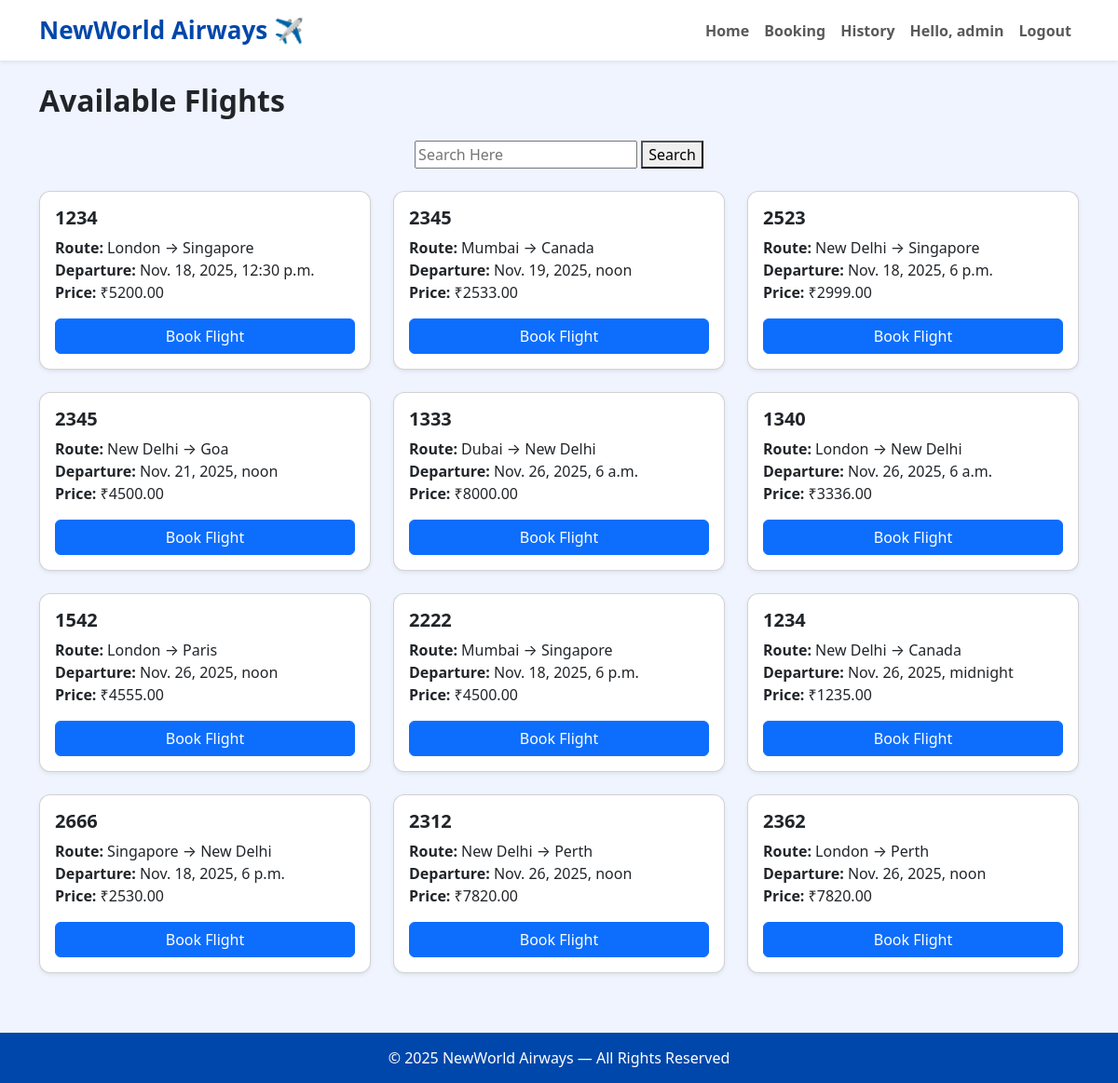
The app's page / (signed in) with its own data.
### base/models.py (models this page shows, shortened)
class Flight(models.Model):
    flight_no = models.CharField(max_length=20)
    origin = models.CharField(max_length=100)
    destination = models.CharField(max_length=100)
    departure_time = models.DateTimeField()
    price = models.DecimalField(max_digits=8, decimal_places=2)

### base/views.py (the view)
# urls.py: path('', home, name='home'),
def home(request):
    flights = Flight.objects.all()
    return render(request, "home.html", {"flights": flights})

### base/templates/home.html
{% extends 'nav.html' %}
{% block content %}
<h2 class="mb-4 fw-bold">Available Flights</h2>
<center>
    <form action="" method="POST">
        <input type="text" name="q" placeholder="Search Here" id="">
        <button type="submit">Search</button>
    </form>
</center><br>
<div class="row">
    {% for flight in flights %}
    <div class="col-md-4">
        <div class="card shadow-sm mb-4">
            <div class="card-body">
                <h5 class="card-title fw-bold">{{ flight.flight_no }}</h5>
                <p class="card-text">
                    <strong>Route:</strong> {{ flight.origin }} → {{ flight.destination }}<br>
                    <strong>Departure:</strong> {{ flight.departure_time }}<br>
                    <strong>Price:</strong> ₹{{ flight.price }}
                </p>
                <a href="{% url 'booking' flight_id=flight.id %}" class="btn btn-primary w-100">
                    Book Flight
                </a>
            </div>
        </div>
    </div>
    {% empty %}
    <p>No flights available at the moment.</p>
    {% endfor %}
</div>
{% endblock %}

### templates/nav.html (shortened to what this page needs)
<!DOCTYPE html>
<html lang="en">
<head>
    <link href="https://cdn.jsdelivr.net/npm/bootstrap@5.3.2/dist/css/bootstrap.min.css" rel="stylesheet">
</head>
<body>
<nav class="navbar navbar-expand-lg navbar-light bg-white shadow-sm">
    <div class="container">
        <a class="navbar-brand" href="{% url 'home' %}">NewWorld Airways ✈️</a>
        <div class="collapse navbar-collapse" id="navbarNav">
            <ul class="navbar-nav ms-auto">
                <li class="nav-item">
                    <a class="nav-link fw-bold" href="{% url 'home' %}">Home</a>
                </li>
                <li class="nav-item">
                    <a class="nav-link fw-bold" href="#">Booking</a>
                </li>
                <li class="nav-item">
                    <a class="nav-link fw-bold" href="{% url 'history' %}">History</a>
                </li>
                {% if user.is_authenticated %}
                    <li class="nav-item">
                    <span class="nav-link fw-bold">Hello, {{ user.username }}</span>
                    </li>
                    <li class="nav-item">
                        <a class="nav-link fw-bold" href="{% url 'logout' %}">Logout</a>
                    </li>
                {% endif %}
            </ul>
        </div>
    </div>
</nav>
<div class="container mt-4">
    {% block content %}{% endblock %}
</div>
<footer>
    © 2025 NewWorld Airways — All Rights Reserved
</footer>
</body>
</html>

### templates/nav.html (style rules this page uses)
.navbar-brand { font-size: 26px; font-weight: bold; color: #0047AB !important; }
body { background: #f0f4ff; }
.card { border-radius: 12px; }
footer { margin-top: 40px; padding: 15px; background: #0047AB; color: white; text-align: center; }

### records on screen
Flight: flight_no "1234", origin "London", destination "Singapore", departure_time "Nov. 18, 2025, 12:30 p.m.", price "5200.00"
Flight: flight_no "2345", origin "Mumbai", destination "Canada", departure_time "Nov. 19, 2025, noon", price "2533.00"
Flight: flight_no "2523", origin "New Delhi", destination "Singapore", departure_time "Nov. 18, 2025, 6 p.m.", price "2999.00"
Flight: flight_no "2345", origin "New Delhi", destination "Goa", departure_time "Nov. 21, 2025, noon", price "4500.00"
Flight: flight_no "1333", origin "Dubai", destination "New Delhi", departure_time "Nov. 26, 2025, 6 a.m.", price "8000.00"
Flight: flight_no "1340", origin "London", destination "New Delhi", departure_time "Nov. 26, 2025, 6 a.m.", price "3336.00"
Flight: flight_no "1542", origin "London", destination "Paris", departure_time "Nov. 26, 2025, noon", price "4555.00"
Flight: flight_no "2222", origin "Mumbai", destination "Singapore", departure_time "Nov. 18, 2025, 6 p.m.", price "4500.00"
Flight: flight_no "1234", origin "New Delhi", destination "Canada", departure_time "Nov. 26, 2025, midnight", price "1235.00"
Flight: flight_no "2666", origin "Singapore", destination "New Delhi", departure_time "Nov. 18, 2025, 6 p.m.", price "2530.00"
Flight: flight_no "2312", origin "New Delhi", destination "Perth", departure_time "Nov. 26, 2025, noon", price "7820.00"
Flight: flight_no "2362", origin "London", destination "Perth", departure_time "Nov. 26, 2025, noon", price "7820.00"

### other values on screen
{{ user.username }} "admin"
